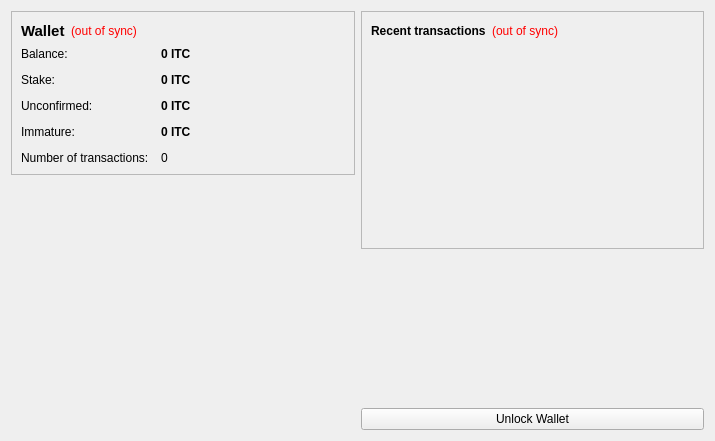
<?xml version="1.0" encoding="UTF-8"?>
<ui version="4.0">
 <class>OverviewPage</class>
 <widget class="QWidget" name="OverviewPage">
  <property name="geometry">
   <rect>
    <x>0</x>
    <y>0</y>
    <width>715</width>
    <height>441</height>
   </rect>
  </property>
  <property name="windowTitle">
   <string>Form</string>
  </property>
  <layout class="QHBoxLayout" name="horizontalLayout" stretch="1,1">
   <item>
    <layout class="QVBoxLayout" name="verticalLayout_2">
     <item>
      <widget class="QFrame" name="frame">
       <property name="frameShape">
        <enum>QFrame::StyledPanel</enum>
       </property>
       <property name="frameShadow">
        <enum>QFrame::Raised</enum>
       </property>
       <layout class="QVBoxLayout" name="verticalLayout_4">
        <item>
         <layout class="QHBoxLayout" name="horizontalLayout_4">
          <item>
           <widget class="QLabel" name="label_5">
            <property name="font">
             <font>
              <pointsize>11</pointsize>
              <weight>75</weight>
              <bold>true</bold>
             </font>
            </property>
            <property name="text">
             <string>Wallet</string>
            </property>
           </widget>
          </item>
          <item>
           <widget class="QLabel" name="labelWalletStatus">
            <property name="toolTip">
             <string>The displayed information may be out of date. Your wallet automatically synchronizes with the NYCoin network after a connection is established, but this process has not completed yet.</string>
            </property>
            <property name="styleSheet">
             <string notr="true">QLabel { color: red; }</string>
            </property>
            <property name="text">
             <string notr="true">(out of sync)</string>
            </property>
            <property name="alignment">
             <set>Qt::AlignLeading|Qt::AlignLeft|Qt::AlignVCenter</set>
            </property>
           </widget>
          </item>
          <item>
           <spacer name="horizontalSpacer_2">
            <property name="orientation">
             <enum>Qt::Horizontal</enum>
            </property>
            <property name="sizeHint" stdset="0">
             <size>
              <width>40</width>
              <height>20</height>
             </size>
            </property>
           </spacer>
          </item>
         </layout>
        </item>
        <item>
         <layout class="QFormLayout" name="formLayout_2">
          <property name="fieldGrowthPolicy">
           <enum>QFormLayout::AllNonFixedFieldsGrow</enum>
          </property>
          <property name="horizontalSpacing">
           <number>12</number>
          </property>
          <property name="verticalSpacing">
           <number>12</number>
          </property>
          <item row="0" column="0">
           <widget class="QLabel" name="label">
            <property name="text">
             <string>Balance:</string>
            </property>
           </widget>
          </item>
          <item row="0" column="1">
           <widget class="QLabel" name="labelBalance">
            <property name="font">
             <font>
              <weight>75</weight>
              <bold>true</bold>
             </font>
            </property>
            <property name="cursor">
             <cursorShape>IBeamCursor</cursorShape>
            </property>
            <property name="toolTip">
             <string>Your current balance</string>
            </property>
            <property name="text">
             <string notr="true">0 ITC</string>
            </property>
            <property name="textInteractionFlags">
             <set>Qt::LinksAccessibleByMouse|Qt::TextSelectableByKeyboard|Qt::TextSelectableByMouse</set>
            </property>
           </widget>
          </item>
          <item row="1" column="0">
           <widget class="QLabel" name="label_6">
            <property name="text">
             <string>Stake:</string>
            </property>
           </widget>
          </item>
          <item row="1" column="1">
           <widget class="QLabel" name="labelStake">
            <property name="font">
             <font>
              <weight>75</weight>
              <bold>true</bold>
             </font>
            </property>
            <property name="cursor">
             <cursorShape>IBeamCursor</cursorShape>
            </property>
            <property name="toolTip">
             <string>Total of coins that was staked, and do not yet count toward the current balance</string>
            </property>
            <property name="text">
             <string notr="true">0 ITC</string>
            </property>
            <property name="textInteractionFlags">
             <set>Qt::LinksAccessibleByMouse|Qt::TextSelectableByKeyboard|Qt::TextSelectableByMouse</set>
            </property>
           </widget>
          </item>
          <item row="2" column="0">
           <widget class="QLabel" name="label_3">
            <property name="text">
             <string>Unconfirmed:</string>
            </property>
           </widget>
          </item>
          <item row="2" column="1">
           <widget class="QLabel" name="labelUnconfirmed">
            <property name="font">
             <font>
              <weight>75</weight>
              <bold>true</bold>
             </font>
            </property>
            <property name="cursor">
             <cursorShape>IBeamCursor</cursorShape>
            </property>
            <property name="toolTip">
             <string>Total of transactions that have yet to be confirmed, and do not yet count toward the current balance</string>
            </property>
            <property name="text">
             <string notr="true">0 ITC</string>
            </property>
            <property name="textInteractionFlags">
             <set>Qt::LinksAccessibleByMouse|Qt::TextSelectableByKeyboard|Qt::TextSelectableByMouse</set>
            </property>
           </widget>
          </item>
          <item row="3" column="0">
           <widget class="QLabel" name="labelImmatureText">
            <property name="text">
             <string>Immature:</string>
            </property>
           </widget>
          </item>
          <item row="3" column="1">
           <widget class="QLabel" name="labelImmature">
            <property name="font">
             <font>
              <weight>75</weight>
              <bold>true</bold>
             </font>
            </property>
            <property name="toolTip">
             <string>Mined balance that has not yet matured</string>
            </property>
            <property name="text">
             <string notr="true">0 ITC</string>
            </property>
            <property name="textInteractionFlags">
             <set>Qt::LinksAccessibleByMouse|Qt::TextSelectableByKeyboard|Qt::TextSelectableByMouse</set>
            </property>
           </widget>
          </item>
          <item row="4" column="0">
           <widget class="QLabel" name="label_2">
            <property name="text">
             <string>Number of transactions:</string>
            </property>
           </widget>
          </item>
          <item row="4" column="1">
           <widget class="QLabel" name="labelNumTransactions">
            <property name="toolTip">
             <string>Total number of transactions in wallet</string>
            </property>
            <property name="text">
             <string notr="true">0</string>
            </property>
           </widget>
          </item>
         </layout>
        </item>
       </layout>
      </widget>
     </item>
     <item>
      <spacer name="verticalSpacer">
       <property name="orientation">
        <enum>Qt::Vertical</enum>
       </property>
       <property name="sizeHint" stdset="0">
        <size>
         <width>20</width>
         <height>40</height>
        </size>
       </property>
      </spacer>
     </item>
     <item>
      <widget class="QLabel" name="label_6">
       <property name="text">
        <string/>
       </property>
       <property name="pixmap">
        <pixmap resource="../bitcoin.qrc">:/images/backg</pixmap>
       </property>
       <property name="scaledContents">
        <bool>false</bool>
       </property>
       <property name="alignment">
        <set>Qt::AlignCenter</set>
       </property>
       <property name="margin">
        <number>-2</number>
       </property>
      </widget>
     </item>
    </layout>
   </item>
   <item>
    <layout class="QVBoxLayout" name="verticalLayout_3">
     <item>
      <widget class="QFrame" name="frame_2">
       <property name="frameShape">
        <enum>QFrame::StyledPanel</enum>
       </property>
       <property name="frameShadow">
        <enum>QFrame::Raised</enum>
       </property>
       <layout class="QVBoxLayout" name="verticalLayout">
        <item>
         <layout class="QHBoxLayout" name="horizontalLayout_2">
          <item>
           <widget class="QLabel" name="label_4">
            <property name="text">
             <string>&lt;b&gt;Recent transactions&lt;/b&gt;</string>
            </property>
           </widget>
          </item>
          <item>
           <widget class="QLabel" name="labelTransactionsStatus">
            <property name="toolTip">
             <string>The displayed information may be out of date. Your wallet automatically synchronizes with the NYCoin network after a connection is established, but this process has not completed yet.</string>
            </property>
            <property name="styleSheet">
             <string notr="true">QLabel { color: red; }</string>
            </property>
            <property name="text">
             <string notr="true">(out of sync)</string>
            </property>
            <property name="alignment">
             <set>Qt::AlignRight|Qt::AlignTrailing|Qt::AlignVCenter</set>
            </property>
           </widget>
          </item>
          <item>
           <spacer name="horizontalSpacer">
            <property name="orientation">
             <enum>Qt::Horizontal</enum>
            </property>
            <property name="sizeHint" stdset="0">
             <size>
              <width>40</width>
              <height>20</height>
             </size>
            </property>
           </spacer>
          </item>
         </layout>
        </item>
        <item>
         <widget class="QListView" name="listTransactions">
          <property name="styleSheet">
           <string notr="true">QListView { background: transparent; }</string>
          </property>
          <property name="frameShape">
           <enum>QFrame::NoFrame</enum>
          </property>
          <property name="verticalScrollBarPolicy">
           <enum>Qt::ScrollBarAlwaysOff</enum>
          </property>
          <property name="horizontalScrollBarPolicy">
           <enum>Qt::ScrollBarAlwaysOff</enum>
          </property>
          <property name="selectionMode">
           <enum>QAbstractItemView::NoSelection</enum>
          </property>
         </widget>
        </item>
       </layout>
      </widget>
     </item>
     <item>
      <spacer name="verticalSpacer_2">
       <property name="orientation">
        <enum>Qt::Vertical</enum>
       </property>
       <property name="sizeHint" stdset="0">
        <size>
         <width>20</width>
         <height>40</height>
        </size>
       </property>
      </spacer>
     </item>
     <item>
      <widget class="QPushButton" name="unlockWalletButton">
       <property name="text">
        <string>Unlock Wallet</string>
       </property>
      </widget>
     </item>
    </layout>
   </item>
  </layout>
 </widget>
 <resources>
  <include location="../bitcoin.qrc"/>
 </resources>
 <connections/>
</ui>
